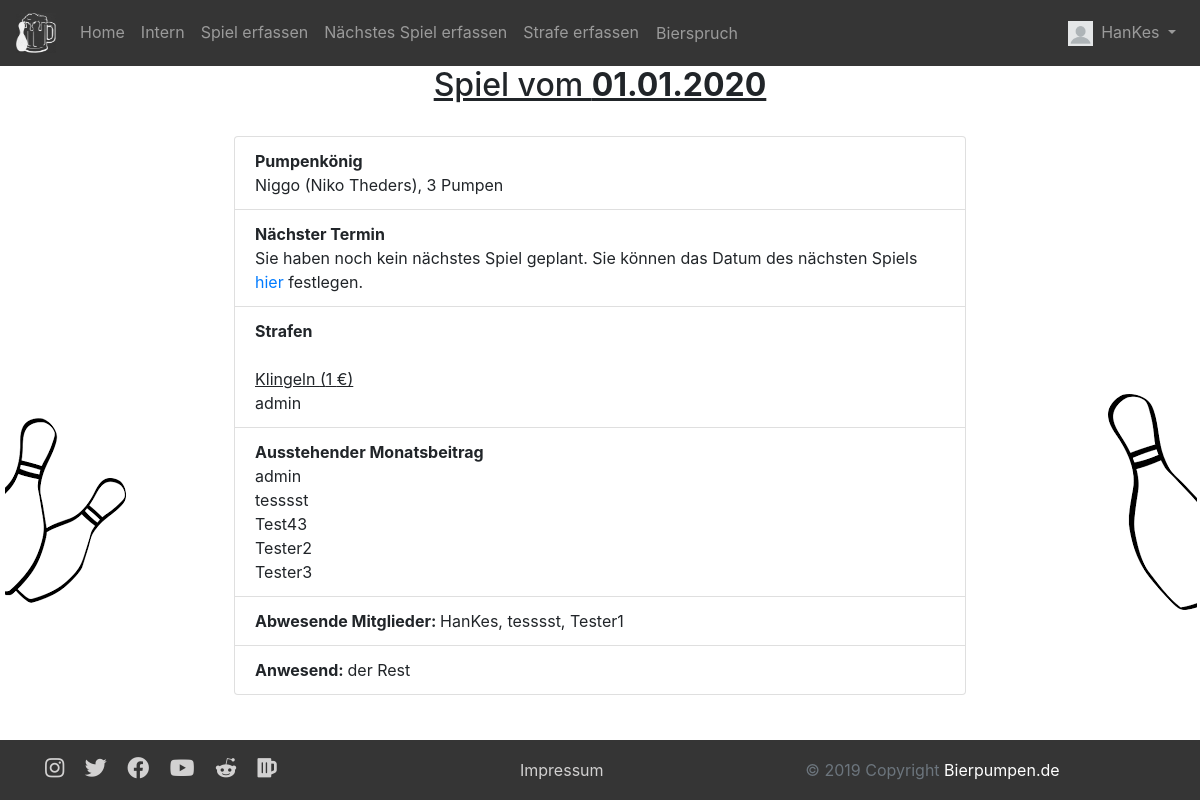
The app's page /game/game.php?id=34 (signed in) with its own data.
### tables this page shows
CREATE TABLE `users` (
  `id` int(11) NOT NULL,
  `username` varchar(32) NOT NULL,
  `password` text NOT NULL,
  `email` varchar(64) NOT NULL,
  `firstname` varchar(64) NOT NULL,
  `lastname` varchar(64) NOT NULL,
  `isNew` int(1) NOT NULL,
  `isAdmin` int(1) NOT NULL
);

CREATE TABLE `games` (
  `id` int(11) NOT NULL,
  `date` date NOT NULL,
  `king` int(11) NOT NULL,
  `amount` int(11) NOT NULL,
  `nextGame` date DEFAULT NULL
);

CREATE TABLE `payments` (
  `id` int(11) NOT NULL,
  `amount` double NOT NULL,
  `description` varchar(255) NOT NULL
);

CREATE TABLE `bills` (
  `id` int(11) NOT NULL,
  `date` date NOT NULL,
  `user` int(11) NOT NULL,
  `payment` int(11) NOT NULL,
  `paid` tinyint(1) NOT NULL
);

### objects/user.php (called while the page is built, shortened)
<?php
class User {
  private $db;
  private static $table_name = "users";
  private $id;
  private $username;
  private $email;
  private $firstname;
  private $lastname;
  private $isAdmin;
  public function __construct($db) {
    $this->db = $db;
  }
  public function readOne() {
    if (!empty($this->id)){
      $query = "SELECT * FROM " . User::$table_name . " WHERE id=:id limit 0,1";
      $stmt = $this->db->prepare($query);
      $stmt->bindParam(":id", $this->id);
    } elseif (!empty($this->username)) {
      $query = "SELECT * FROM " . User::$table_name . " WHERE username LIKE :username limit 0,1";
      $stmt = $this->db->prepare($query);
      $stmt->bindParam(":username", $this->username);
    } elseif (!empty($this->email)) {
      $query = "SELECT * FROM " . User::$table_name . " WHERE email LIKE :email limit 0,1";
      $stmt = $this->db->prepare($query);
      $stmt->bindParam(":email", $this->email);
    } else {
      return false;
    }
    if($stmt->execute()){
      return true;
    } else {
      return false;
    }
  }
  public static function getOpenMonthly($db, $date) {
    $query = "SELECT t1.username From " . User::$table_name . " AS t1 LEFT JOIN " . Bill::$table_name
    . " AS t2 ON t1.id = t2.user WHERE t2.payment = 1 AND t2.paid = 0";
    $stmt = $db->prepare($query);
    $stmt->execute();
    $user_array = array();
    while ($row = $stmt->fetch(PDO::FETCH_ASSOC)){
      $user = new User($db);
      $user->setUsername($row['username']);
      $user_array[] = $user;
    }
    return $user_array;
  }
  public static function getAbsent($db, $date) {
    $query = "SELECT t1.username From " . User::$table_name . " AS t1 LEFT JOIN game_user "
    . " AS t2 on t1.id = t2.user LEFT JOIN " . Game::$table_name
    . " AS t3 ON t2.game = t3.id WHERE date = :date AND t2.present = 0";
    $stmt = $db->prepare($query);
    $stmt->bindParam(":date", $date);
    $stmt->execute();
    $user_array = array();
    while ($row = $stmt->fetch(PDO::FETCH_ASSOC)){
      $user = new User($db);
      $user->setUsername($row['username']);
      $user_array[] = $user;
    }
    return $user_array;
  }
  public function setId($newId) {
    $this->id = htmlspecialchars(strip_tags($newId));
  }
  public function getFirstname() {
    return $this->firstname;
  }
  public function setFirstname($newFirstname) {
    $this->firstname = htmlspecialchars(strip_tags($newFirstname));
  }
  public function getLastname() {
    return $this->lastname;
  }
  public function setLastname($newLastname) {
    $this->lastname = htmlspecialchars(strip_tags($newLastname));
  }
  public function getUsername() {
    return $this->username;
  }
  public function setUsername($newUsername) {
    $this->username = htmlspecialchars(strip_tags($newUsername));
  }
  public function setEmail($newEmail) {
    $this->email = htmlspecialchars(strip_tags($newEmail));
  }
  public function getIsAdmin(){
    return $this->isAdmin;
  }
  public function setIsAdmin($newIsAdmin){
    $this->isAdmin = htmlspecialchars(strip_tags($newIsAdmin));
  }
}
?>

### objects/game.php (called while the page is built, shortened)
<?php
class Game {
  private $db;
  public static $table_name = "games";
  private $id;
  private $date;
  private $amount;
  private $nextGame;
  public function __construct($db) {
    $this->db = $db;
  }
  public function readOne() {
    if (!empty($this->id)){
      $query = "SELECT * FROM " . Game::$table_name . " WHERE id=:id LIMIT 0,1";
      $stmt = $this->db->prepare($query);
      $stmt->bindParam(":id", $this->id);
    } elseif (!empty($this->date)) {
      $query = "SELECT * FROM " . Game::$table_name . " WHERE date=:date LIMIT 0,1";
      $stmt = $this->db->prepare($query);
      $stmt->bindParam(":date", $this->date);
    } else {
      return false;
    }
    if($stmt->execute()){
      $count = $stmt->rowCount();
      if($count == 0){
        return false;
      }
      $row = $stmt->fetch(PDO::FETCH_ASSOC);
      return true;
    } else {
      return false;
    }
  }
  public static function readLast($db) {
    $query = "SELECT * from " . Game::$table_name . " ORDER BY date DESC LIMIT 0,1";
    $stmt = $db->prepare($query);
    $stmt->execute();
    $count = $stmt->rowCount();
    $row = $stmt->fetch(PDO::FETCH_ASSOC);
    $game = new Game($db);
    return $game;
  }
  public function setId($newId) {
    $this->id = htmlspecialchars(strip_tags($newId));
  }
  public function getDate() {
    return $this->date;
  }
  public function setDate($newDate) {
    $this->date = htmlspecialchars(strip_tags($newDate));
  }
  public function getAmount() {
    return $this->amount;
  }
  public function setAmount($newAmount) {
    $this->amount = htmlspecialchars(strip_tags($newAmount));
  }
  public function getNextGame() {
    return $this->nextGame;
  }
  public function setNextGame($newNextGame) {
    $this->nextGame = htmlspecialchars(strip_tags($newNextGame));
  }
}
?>

### objects/bill.php (called while the page is built, shortened)
<?php
class Bill {
  public static $table_name = "bills";
  public static function getPunishmentsByDate($db, $date) {
    $query = "SELECT * From " . Bill::$table_name . " WHERE date=:date AND payment != 1 AND payment != 2 ORDER BY payment";
    $stmt = $db->prepare($query);
    $stmt->bindParam(":date", $date);
    $stmt->execute();
    $bill_array = array();
    while ($row = $stmt->fetch(PDO::FETCH_ASSOC)){
      $bill = new Bill($db);
      $bill_array[] = $bill;
    }
    return $bill_array;
  }
}
?>

### objects/payment.php (called while the page is built, shortened)
<?php
class Payment {
  private $db;
  private static $table_name = "payments";
  private $id;
  private $amount;
  private $description;
  public function __construct($db) {
    $this->db = $db;
  }
  public function readOne() {
    if (!empty($this->id)){
      $query = "SELECT * FROM " . Payment::$table_name . " WHERE id=:id LIMIT 0,1";
      $stmt = $this->db->prepare($query);
      $stmt->bindParam(":id", $this->id);
    } else {
      return false;
    }
    if($stmt->execute()){
      return true;
    } else {
      return false;
    }
  }
  public function setId($newId) {
    $this->id = htmlspecialchars(strip_tags($newId));
  }
  public function getAmount() {
    return $this->amount;
  }
  public function setAmount($newAmount) {
    $this->amount = htmlspecialchars(strip_tags($newAmount));
  }
  public function getDescription() {
    return $this->description;
  }
  public function setDescription($newDescription) {
    $this->description = htmlspecialchars(strip_tags($newDescription));
  }
}
?>

### game/game.php (the view, shortened to what this page needs)
<?php
include_once $_SERVER["DOCUMENT_ROOT"] . '/Kegeln/includes/session.php';
include_once $_SERVER["DOCUMENT_ROOT"] . '/Kegeln/objects/game.php';
include_once $_SERVER["DOCUMENT_ROOT"] . '/Kegeln/objects/payment.php';
include_once $_SERVER["DOCUMENT_ROOT"] . '/Kegeln/objects/bill.php';
  include_once $_SERVER["DOCUMENT_ROOT"] . '/Kegeln/header.php';
  if (isset($_GET['id']) and $_GET['id'] !== "") {
    $game = new Game($db);
    $game->setId($_GET['id']);
    if ($game->readOne()) {
      $next = false;
      $nextId = $_GET['id']+1;
      $nextGame = new Game($db);
      $nextGame->setId($nextId);
      $date = $game->getDate();
      $formattedDate = substr($date, 8, 2) . "." . substr($date, 5, 2) . "." . substr($date, 0, 4);
      $nextDate = $nextGame->getDate();
      $formattedNext = substr($nextDate, 8, 2) . "." . substr($nextDate, 5, 2) . "." . substr($nextDate, 0, 4);
      $user = new User($db);
      $user->setId($game->getKing());
      $user->readOne();
      $king = $user->getUsername() . " (" . $user->getFirstname() . " " . $user->getLastname() . ")";
      $punishments = Bill::getPunishmentsByDate($db, $date);
      $dumbUsers = User::getOpenMonthly($db, $date);
      $absentUsers = User::getAbsent($db, $date);
    ?>
      <u><center><h2>Spiel vom <b><?php echo $formattedDate;?></b></h2></center></u><br/>
      <ul class="list-group">
        <li class="list-group-item">
          <b>Pumpenkönig</b><br/>
          <?php echo $king; ?>, <?php echo $game->getAmount(); ?> Pumpen
        </li>
        <li class="list-group-item">
          <b>Nächster Termin</b><br/>
          <?php
          if ($next){
            echo "<a href='/Kegeln/game/game.php?id=$nextId'>$formattedNext</a>";
          } else {
            if ($isAdmin) {
              echo "Sie haben noch kein nächstes Spiel geplant. Sie können das Datum des nächsten Spiels <a href='/Kegeln/game/update_game.php'>hier</a> festlegen.";
            } else {
              echo "noch kein nächstes Spiel geplant";
            }
          }
          ?>
        </li>
        <li class="list-group-item"><b>Strafen</b><br/>
          <?php
          if (sizeof($punishments) == 0) {
              echo "Da hat der Niko wohl ausnahmsweise mal nicht die Klingel getroffen...";
          } else {
            echo "<br/>";
            $payment = new Payment($db);
            $payment->setId($punishments[array_key_first($punishments)]->getPayment());
            $payment->readOne();
            echo "<u>" . $payment->getDescription() . " (" . $payment->getAmount() . " €)</U>";
            foreach ($punishments as $punishment) {
              $user = new User($db);
              $user->setId($punishment->getUser());
              $user->readOne();
              echo "<br/>" . $user->getUsername();
            }
          }
          ?>
        </li>
        <li class="list-group-item"><b>Ausstehender Monatsbeitrag</b>
          <?php
          if (sizeof($dumbUsers) == 0) {
              echo "Welch eine erfreuliche Überraschung! Alle User scheinen bezahlt zu haben... "
              . "<i class='pl-2 far fa-grin-hearts fa-2x'></i>";
          } else {
            foreach ($dumbUsers as $user) {
              echo "<br/>" . $user->getUsername();
            }
          }
          ?>
        </li>
        <li class="list-group-item"><b>Abwesende Mitglieder: </b>
          <?php
          if (sizeof($absentUsers) == 0) {
            if (sizeof($dumbUsers) == 0) {
              echo "Eine weitere Überraschung! Alle User sind erschienen! ";
            } else {
              echo "Welch eine erfreuliche Überraschung! Alle User sind erschienen! ";
            }
            echo "<i class='pl-2 far fa-grin-hearts fa-2x'></i>";
          } else {
            echo array_shift($absentUsers)->getUsername();
            foreach ($absentUsers as $user) {
              echo ", " . $user->getUsername();
            }
          }
          ?>
        </li>
        <li class="list-group-item"><b>Anwesend: </b>der Rest</li>
      </ul>
    <?php
    } else {
      header("Location: /Kegeln/index.php?errorcode=7");
    }
  } else {
    header("Location: /Kegeln/index.php?errorcode=6");
  }
include_once $_SERVER["DOCUMENT_ROOT"] . '/Kegeln/footer.php';
?>

### header.php (shortened to what this page needs)
<?php
include_once $_SERVER["DOCUMENT_ROOT"] . '/Kegeln/database/db.php';
include_once $_SERVER["DOCUMENT_ROOT"] . '/Kegeln/objects/user.php';
include_once $_SERVER["DOCUMENT_ROOT"] . '/Kegeln/objects/game.php';
$loggedin = false;
$isAdmin = false;
$database = new Database();
$db = $database->getConnection();
if (isset($_SESSION['session_id'])) {
  $loggedin_user = new User($db);
  $loggedin_user->setId($_SESSION['session_id']);
  $loggedin_user->readOne($db);
  $loggedin = true;
  $nextGame = NULL;
  if($loggedin_user->getIsNew()==1){
    $isNew = true;
  } else {
    $game = Game::readLast($db);
    $nextGame = $game->getNextGame();
  }
  if($loggedin_user->getIsAdmin()==1){
    $isAdmin = true;
  }
}
?>
<!DOCTYPE html>
<html lang="de">
  <head>
    <link href="/Kegeln/css/bootstrap.min.css" rel="stylesheet">
    <link href="/Kegeln/css/style.css" rel="stylesheet">
    <link href="https://use.fontawesome.com/releases/v5.11.1/css/all.css" rel="stylesheet">
  </head>
  <body>
  	<header>
	    <nav class="navbar sticky-top navbar-expand-md navbar-dark" style="background-color: #353535;">
			  <a class="navbar-brand" href="/Kegeln/index.php"><img src="/Kegeln/media/beer.jpg" width="40" height="40" alt=""></a>
			  <div class="collapse navbar-collapse" id="navbarSupportedContent">
			    <ul class="navbar-nav mr-auto">
			      <li class="nav-item <?php if (strpos($_SERVER['PHP_SELF'], "index.php")){echo "active";} ?>">
			        <a class="nav-link" href="/Kegeln/index.php">Home</a>
			      </li>
			      <li class="nav-item <?php if (strpos($_SERVER['PHP_SELF'], "membersarea.php")){echo "active";} ?>">
			        <a class="nav-link" href="/Kegeln/intern.php">Intern</a>
			      </li>
            <?php
            if ($isAdmin){
                ?>
              <li class="nav-item <?php if (strpos($_SERVER['PHP_SELF'], "insert_game.php")){echo "active";} ?>">
                <a class="nav-link" href="/Kegeln/game/insert_game.php">Spiel erfassen</a>
              </li>
              <?php
              if($nextGame==NULL){
                ?>
                <li class="nav-item <?php if (strpos($_SERVER['PHP_SELF'], "update_game.php")){echo "active";} ?>">
                  <a class="nav-link" href="/Kegeln/game/update_game.php">Nächstes Spiel erfassen</a>
                </li>
                <?php
              }
              ?>
              <li class="nav-item <?php if (strpos($_SERVER['PHP_SELF'], "payment.php")){echo "active";} ?>">
                <a class="nav-link" href="/Kegeln/payment.php">Strafe erfassen</a>
              </li>
              <?php
            }
            ?>
            <form action="" method="POST">
              <li class="nav-item">
                <button type="submit" name="displayPun" class="btn btn-link nav-link">Bierspruch</button>
              </li>
            </form>
          </ul>
            <?php if ($loggedin){ ?>
              <ul class="navbar-nav">
                <li class="nav-item dropdown">
                  <a class="nav-link dropdown-toggle" href="#" id="navbardrop" data-toggle="dropdown">
                    <img src="/Kegeln/media/user_empty.png" class="mr-1" style="height:25px;"/>
                    <?php echo $loggedin_user->getUsername(); ?>
                  </a>
                </li>
              </ul>
            <?php } ?>
			  </div>
			</nav>
		</header>
<div class="d-none d-lg-block">
<img src="/Kegeln/media/kegel links.png" align="left">
<img src="/Kegeln/media/kegel rechts.png" align="right">
</div>
<main role="main" class="container">

### records on screen
users: username "HanKes"
games: date "01.01.2020", amount "3"
users: king "Niggo (Niko Theders)"
payments: description "Klingeln", amount "1"
bills: user.username "admin"
users: username "admin"
users: username "tesssst"
users: username "Test43"
users: username "Tester2"
users: username "Tester3"
users: username "Tester1"
